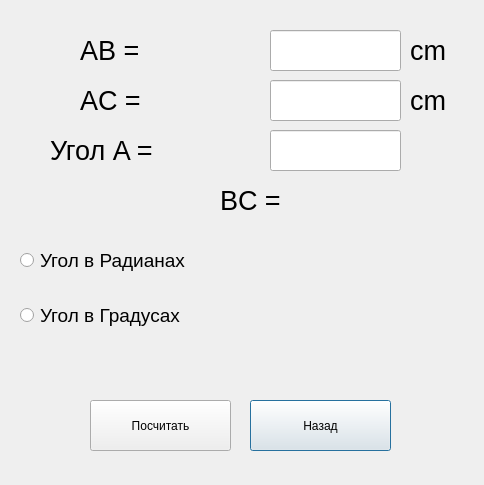
<?xml version="1.0" encoding="UTF-8"?>
<ui version="4.0">
 <class>TaskTwoDialog</class>
 <widget class="QDialog" name="TaskTwoDialog">
  <property name="geometry">
   <rect>
    <x>0</x>
    <y>0</y>
    <width>484</width>
    <height>485</height>
   </rect>
  </property>
  <property name="windowTitle">
   <string>Вторая задача</string>
  </property>
  <widget class="QPushButton" name="returnButton">
   <property name="geometry">
    <rect>
     <x>250</x>
     <y>400</y>
     <width>141</width>
     <height>51</height>
    </rect>
   </property>
   <property name="text">
    <string>Назад</string>
   </property>
  </widget>
  <widget class="QPushButton" name="countButton">
   <property name="geometry">
    <rect>
     <x>90</x>
     <y>400</y>
     <width>141</width>
     <height>51</height>
    </rect>
   </property>
   <property name="text">
    <string>Посчитать</string>
   </property>
  </widget>
  <widget class="QLabel" name="ABLabel">
   <property name="geometry">
    <rect>
     <x>80</x>
     <y>30</y>
     <width>171</width>
     <height>41</height>
    </rect>
   </property>
   <property name="font">
    <font>
     <pointsize>20</pointsize>
    </font>
   </property>
   <property name="text">
    <string>AB =</string>
   </property>
  </widget>
  <widget class="QLabel" name="ACLabel">
   <property name="geometry">
    <rect>
     <x>80</x>
     <y>80</y>
     <width>171</width>
     <height>41</height>
    </rect>
   </property>
   <property name="font">
    <font>
     <pointsize>20</pointsize>
    </font>
   </property>
   <property name="text">
    <string>AC =</string>
   </property>
  </widget>
  <widget class="QLabel" name="CornerLabel">
   <property name="geometry">
    <rect>
     <x>50</x>
     <y>130</y>
     <width>201</width>
     <height>41</height>
    </rect>
   </property>
   <property name="font">
    <font>
     <pointsize>20</pointsize>
    </font>
   </property>
   <property name="text">
    <string>Угол A =</string>
   </property>
  </widget>
  <widget class="QLineEdit" name="ABEdit">
   <property name="geometry">
    <rect>
     <x>270</x>
     <y>30</y>
     <width>131</width>
     <height>41</height>
    </rect>
   </property>
   <property name="font">
    <font>
     <pointsize>20</pointsize>
    </font>
   </property>
  </widget>
  <widget class="QLineEdit" name="ACEdit">
   <property name="geometry">
    <rect>
     <x>270</x>
     <y>80</y>
     <width>131</width>
     <height>41</height>
    </rect>
   </property>
   <property name="font">
    <font>
     <pointsize>20</pointsize>
    </font>
   </property>
  </widget>
  <widget class="QLineEdit" name="CornerEdit">
   <property name="geometry">
    <rect>
     <x>270</x>
     <y>130</y>
     <width>131</width>
     <height>41</height>
    </rect>
   </property>
   <property name="font">
    <font>
     <pointsize>20</pointsize>
    </font>
   </property>
  </widget>
  <widget class="QLabel" name="BCLabel">
   <property name="geometry">
    <rect>
     <x>220</x>
     <y>180</y>
     <width>241</width>
     <height>41</height>
    </rect>
   </property>
   <property name="font">
    <font>
     <pointsize>20</pointsize>
    </font>
   </property>
   <property name="text">
    <string>BC =</string>
   </property>
  </widget>
  <widget class="QLabel" name="ABLabel_2">
   <property name="geometry">
    <rect>
     <x>410</x>
     <y>30</y>
     <width>61</width>
     <height>41</height>
    </rect>
   </property>
   <property name="font">
    <font>
     <pointsize>20</pointsize>
    </font>
   </property>
   <property name="text">
    <string>cm</string>
   </property>
  </widget>
  <widget class="QLabel" name="ABLabel_3">
   <property name="geometry">
    <rect>
     <x>410</x>
     <y>80</y>
     <width>61</width>
     <height>41</height>
    </rect>
   </property>
   <property name="font">
    <font>
     <pointsize>20</pointsize>
    </font>
   </property>
   <property name="text">
    <string>cm</string>
   </property>
  </widget>
  <widget class="QLabel" name="CornerPrefix">
   <property name="geometry">
    <rect>
     <x>410</x>
     <y>130</y>
     <width>41</width>
     <height>41</height>
    </rect>
   </property>
   <property name="font">
    <font>
     <pointsize>20</pointsize>
    </font>
   </property>
   <property name="text">
    <string/>
   </property>
  </widget>
  <widget class="QRadioButton" name="RadianRadio">
   <property name="geometry">
    <rect>
     <x>20</x>
     <y>240</y>
     <width>311</width>
     <height>41</height>
    </rect>
   </property>
   <property name="font">
    <font>
     <pointsize>14</pointsize>
    </font>
   </property>
   <property name="text">
    <string>Угол в Радианах</string>
   </property>
  </widget>
  <widget class="QRadioButton" name="coronerRadio">
   <property name="geometry">
    <rect>
     <x>20</x>
     <y>300</y>
     <width>311</width>
     <height>31</height>
    </rect>
   </property>
   <property name="font">
    <font>
     <pointsize>14</pointsize>
    </font>
   </property>
   <property name="text">
    <string>Угол в Градусах</string>
   </property>
  </widget>
 </widget>
 <resources/>
 <connections/>
</ui>
